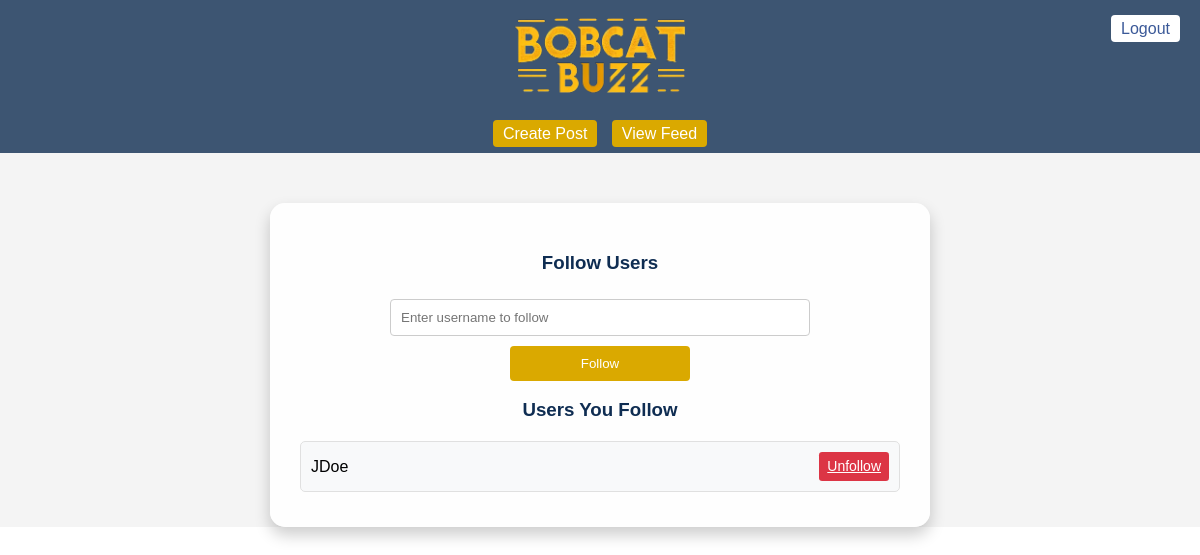
The app's page /follow_users (signed in), older data.
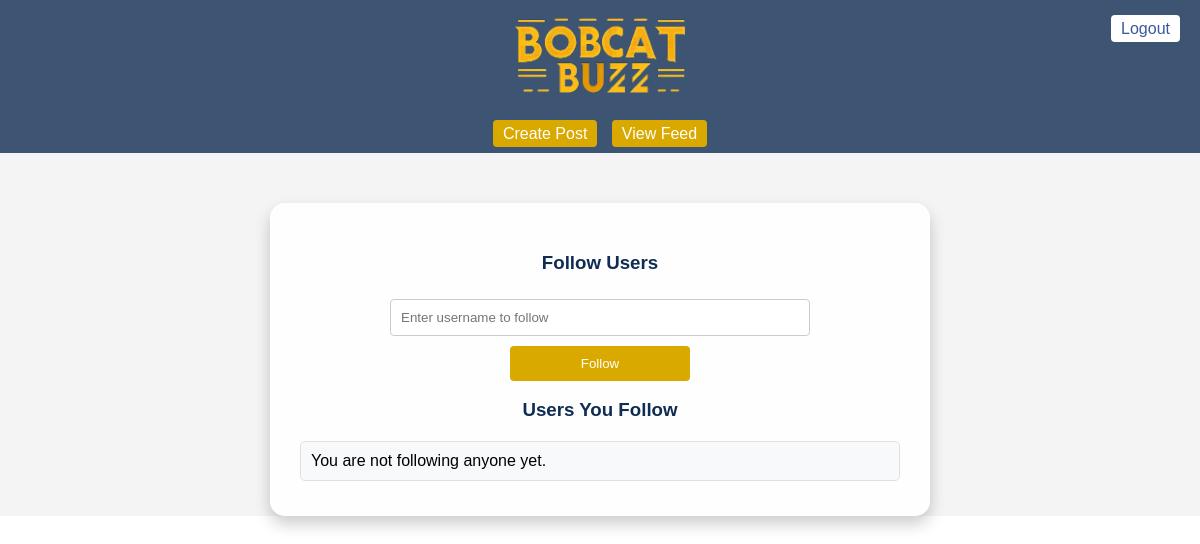
The same page, newer data.
### models.py (models this page shows)
class Follow(db.Model):
    __tablename__ = 'follow'
    follower_id = db.Column(db.Integer, db.ForeignKey('user.id'), primary_key = True)
    followed_id = db.Column(db.Integer, db.ForeignKey('user.id'), primary_key = True)
    followed_username = db.Column(db.String(80), nullable = False)

### app.py (the view, shortened to what this page needs)
@app.route('/follow_users', methods=['GET', 'POST'])
@login_required
def follow_users():
    followed_users = current_user.followed.all()
    return render_template('follow_users.html', followed_users=followed_users)

### app.py (called while the page is built)
@login_manager.user_loader
def load_user(user_id):
    return User.query.get(int(user_id))

### templates/follow_users.html (shortened to what this page needs)
{% extends "base.html" %}
{% block navigation %}
    <a href="{{ url_for('create_post') }}">Create Post</a>
    <a href="{{ url_for('view_feed') }}">View Feed</a>
{% endblock %}
{% block content %}
    <div class="follow-users">
        <h3>Follow Users</h3>
        <form action="{{ url_for('follow_users') }}" method="post">
            <input type="text" name="username" placeholder="Enter username to follow">
            <input type="submit" value="Follow">
        </form>
        <h3>Users You Follow</h3>
        <div class="user-list">
            {% for follow in followed_users %}
                <div class="user-item">
                    {{ follow.followed_username }}
                    <a href="{{ url_for('unfollow', username=follow.followed_username) }}" class="btn btn-danger btn-sm">Unfollow</a>
                </div>
            {% else %}
                <div class="user-item">You are not following anyone yet.</div>
            {% endfor %}
        </div>
    </div>
{% endblock %}

### templates/base.html (shortened to what this page needs)
<!DOCTYPE html>
<html lang="en">
<head>
    <link rel="stylesheet" href="{{ url_for('static', filename='style.css') }}">
</head>
<body>
    <header>
        <a href="{{ url_for('home') }}">
            <img src="{{ url_for('static', filename='images/headertext.png') }}" alt="Header Text" class="header-text">
        </a>
    </header>
    <div class="top-nav">
        <nav>
            {% block navigation %}
            {% endblock %}
        </nav>
    </div>
    <div class="logout-button">
        <a href="{{ url_for('logout') }}">Logout</a>
    </div>
    <div class="main-content">
        {% block content %}
        {% endblock %}
    </div>
</body>
</html>

### static/style.css (style rules this page uses)
body { font-family: Arial, sans-serif; background-color: #f4f4f4; margin: 0; padding: 0; }
header { display: flex; align-items: center; justify-content: center; background-color: rgba(15, 45, 82, 0.8); color: white; padding: 10px 0px; }
.logout-button { position: absolute; top: 0; right: 0; padding: 20px; }
.logout-button a { color: #3b5998; text-decoration: none; padding: 5px 10px; border-radius: 4px; background-color: white; }
.top-nav nav a { color: white; text-decoration: none; padding: 5px 10px; border-radius: 4px; background-color: #0F2D52; }
.main-content { width: 80%; margin: 20px auto; }
.post-form, .posts, .follow-users { background-color: white; padding: 20px; border-radius: 5px; margin-bottom: 20px; }
header a { color: white; text-decoration: none; padding: 8px 15px; border-radius: 4px; transition: background-color 0.3s; }
form { margin-top: 20px; }
form input[type="text"], form input[type="password"] { width: 100%; padding: 10px; margin: 5px 0; border: 1px solid #ddd; border-radius: 4px; box-sizing: border-box; }
form input[type="submit"] { background-color: #42b72a; color: white; border: none; padding: 10px 15px; border-radius: 4px; cursor: pointer; }
.top-nav { background-color: rgba(15, 45, 82, 0.8); padding: 10px 0; text-align: center; }
.top-nav nav { display: inline-block; }
.top-nav nav a { color: white; text-decoration: none; padding: 5px 10px; margin: 0 5px; border-radius: 4px; background-color: #DAA900; transition: background-color 0.3s; }
.header-text { height: 75px; }

Row changes from the older to the newer data that the page shows:
removed Follow: followed_username "JDoe"
Text that changed along with them:
text now shown: "You are not following anyone yet."
